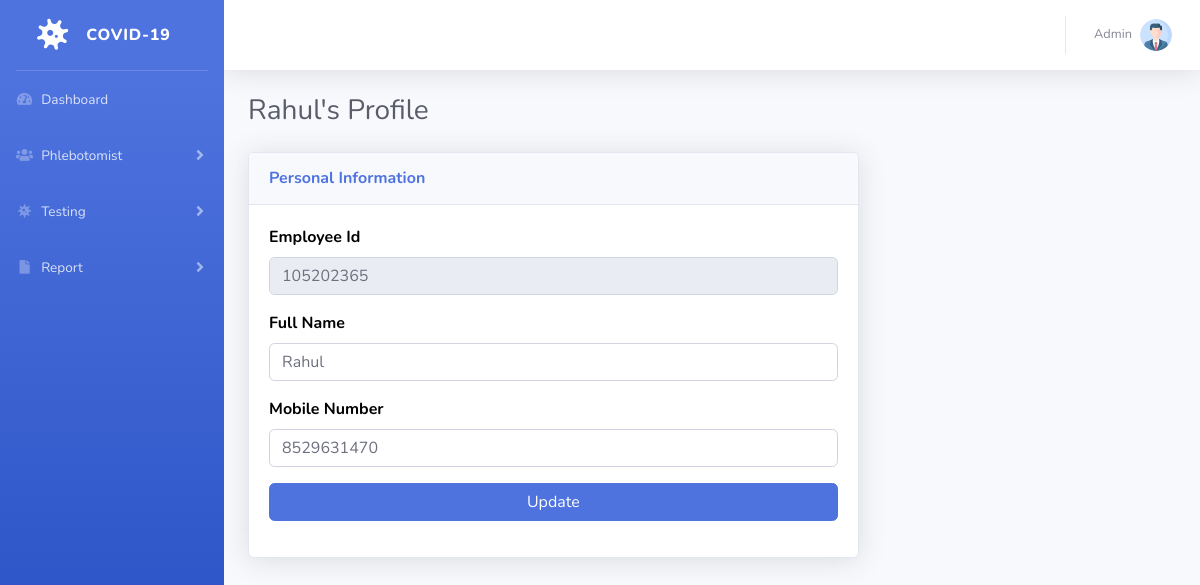
The app's page /COVID-19/edit-phlebotomist.php?pid=4 (signed in) with its own data.
### tables this page shows
CREATE TABLE `tblphlebotomist` (
  `id` int(11) NOT NULL,
  `EmpID` varchar(100) DEFAULT NULL,
  `FullName` varchar(120) DEFAULT NULL,
  `MobileNumber` bigint(12) DEFAULT NULL,
  `RegDate` timestamp NULL DEFAULT current_timestamp()
);

### COVID-19/edit-phlebotomist.php (the view, shortened to what this page needs)
<?php session_start();
include_once('includes/config.php');
if (strlen($_SESSION['aid']==0)) {
  header('location:logout.php');
  } else{
?>
<!DOCTYPE html>
<html lang="en">
<head>
    <link href="vendor/fontawesome-free/css/all.min.css" rel="stylesheet" type="text/css">
    <link href="css/sb-admin-2.min.css" rel="stylesheet">
</head>
<body id="page-top">
    <div id="wrapper">
        <?php include_once('includes/sidebar.php');?>
            <div id="content-wrapper" class="d-flex flex-column">
                <div id="content">
                     <?php include_once('includes/topbar.php');?>
                        <div class="container-fluid">
                        <?php
                        $pid=intval($_GET['pid']);
                        $query=mysqli_query($con,"select * from tblphlebotomist where id='$pid'");
                        while($row=mysqli_fetch_array($query)){
                        ?>
                        <h1 class="h3 mb-4 text-gray-800"><?php echo $row['FullName'];?>'s Profile</h1>
                        <form name="editphlebotomist" method="post">
                          <div class="row">
                            <div class="col-lg-8">
                                <div class="card shadow mb-4">
                                    <div class="card-header py-3">
                                        <h6 class="m-0 font-weight-bold text-primary">Personal Information</h6>
                                    </div>
                                    <div class="card-body">
                                <div class="form-group">
                              <div class="form-group">
                                        <label>Employee Id</label>
                                         <input type="text" class="form-control" id="empid" name="empid"  value="<?php echo $row['EmpID'];?>"  readonly="true" >
                                        </div>
                                <div class="form-group">
                                    <label>Full Name</label>
                                                    <input type="text" class="form-control" id="fullname" name="fullname"  placeholder="Enter full name" pattern="[A-Za-z ]+" title="letters only" value="<?php echo $row['FullName'];?>" required="true">
                                                </div>
                                                <div class="form-group">
                                                     <label>Mobile Number</label>
                                          <input type="text" class="form-control" id="mobilenumber" name="mobilenumber" placeholder="Enter mobile number" pattern="[0-9]{11}" title="11 numeric characters only" value="<?php echo $row['MobileNumber'];?>" required="true" >
                                                </div>
        <div class="form-group">
                                 <input type="submit" class="btn btn-primary btn-user btn-block" name="update" id="update" value="Update">
                             </div>
                                </div>
                            </div>
                        </div>
                    </div>
</form>
<?php } ?>
                </div>
            </div>
        </div>
    </div>
</body>
</html>
<?php } ?>

### COVID-19/includes/topbar.php (shortened to what this page needs)
      <nav class="navbar navbar-expand navbar-light bg-white topbar mb-4 static-top shadow">
            <?php if($_SESSION['aid']):?>
                    <ul class="navbar-nav ml-auto">
                        <li class="nav-item dropdown no-arrow">
                            <a class="nav-link dropdown-toggle" href="#" id="userDropdown" role="button"
                                data-toggle="dropdown" aria-haspopup="true" aria-expanded="false">
                <?php
$adid=$_SESSION['aid'];
$ret1=mysqli_query($con,"select AdminName from tbladmin where ID='$adid'");
while($row1=mysqli_fetch_array($ret1)){
?>
                                <span class="mr-2 d-none d-lg-inline text-gray-600 small"><?php  echo $row1['AdminName'];?></span>
                           <?php } ?>
                                <img class="img-profile rounded-circle"
                                    src="img/profile.png">
                            </a>
                        </li>
                    </ul>
                <?php endif;?>
                </nav>

### COVID-19/edit-phlebotomist.php (style rules this page uses)
label { font-size:16px; font-weight:bold; color:#000; }

### records on screen
tblphlebotomist: FullName "Rahul", empid "105202365", fullname "Rahul", mobilenumber "8529631470"

### other values on screen
$row1['AdminName'] "Admin"
